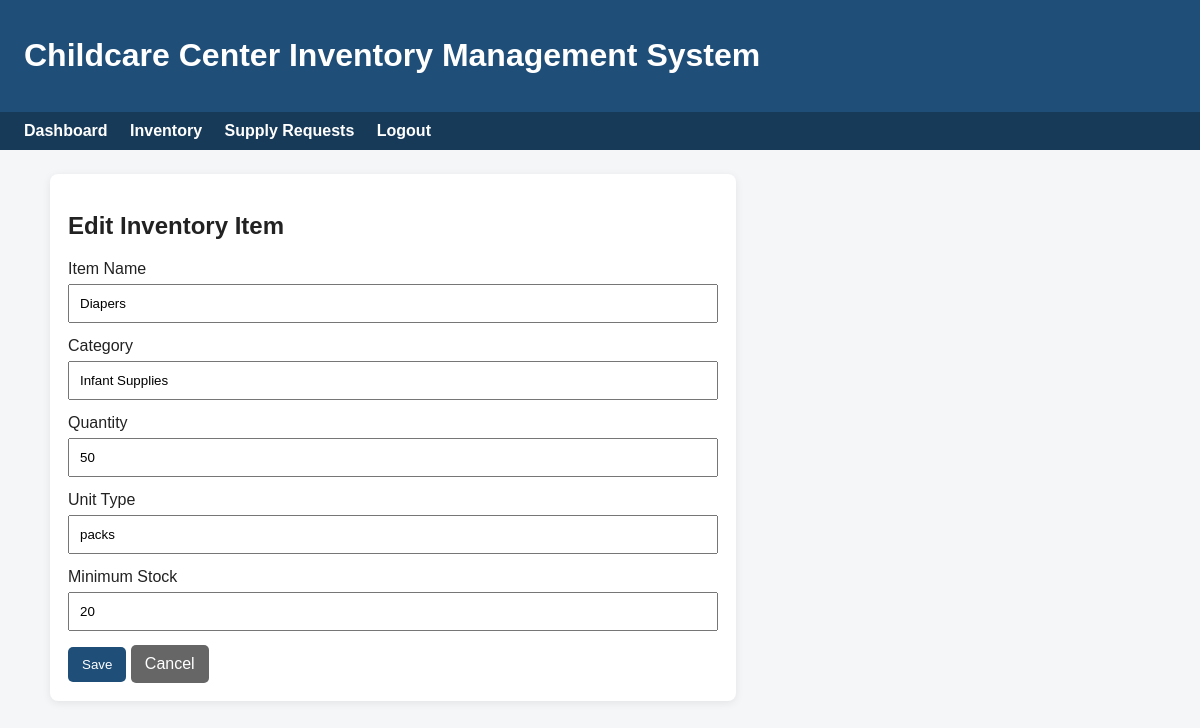
The page /inventory/1/edit (signed in) on the database its author committed.
### tables this page shows
CREATE TABLE inventory_items (
            id INTEGER PRIMARY KEY AUTOINCREMENT,
            name TEXT NOT NULL,
            category TEXT NOT NULL,
            quantity INTEGER NOT NULL CHECK(quantity >= 0),
            unit_type TEXT NOT NULL,
            minimum_stock INTEGER NOT NULL CHECK(minimum_stock >= 0),
            UNIQUE(name, category)
        );

### app.py (the view, shortened to what this page needs)
@app.route("/inventory/<int:item_id>/edit", methods=["GET", "POST"])
@login_required
@manager_required
def edit_item(item_id):
    conn = get_db()
    item = conn.execute("SELECT * FROM inventory_items WHERE id = ?", (item_id,)).fetchone()
    if not item:
        conn.close()
        flash("Inventory item not found.", "danger")
        return redirect(url_for("inventory"))
    conn.close()
    return render_template("item_form.html", item=item)

### app.py (called while the page is built)
def get_db():
    conn = sqlite3.connect(DB_PATH)
    conn.row_factory = sqlite3.Row
    return conn

def login_required(view):
    @wraps(view)
    def wrapped_view(*args, **kwargs):
        if "user" not in session:
            flash("Please log in first.", "warning")
            return redirect(url_for("login"))
        return view(*args, **kwargs)
    return wrapped_view

def manager_required(view):
    @wraps(view)
    def wrapped_view(*args, **kwargs):
        if session.get("role") not in ("admin", "manager"):
            flash("You do not have permission to access that page.", "danger")
            return redirect(url_for("dashboard"))
        return view(*args, **kwargs)
    return wrapped_view

### templates/item_form.html
{% extends "base.html" %}
{% block content %}
<div class="card" style="max-width: 650px;">
    <h2>{% if item %}Edit Inventory Item{% else %}Add Inventory Item{% endif %}</h2>
    <form method="post">
        <label>Item Name</label>
        <input name="name" required value="{{ item.name if item else '' }}">
        <label>Category</label>
        <input name="category" required value="{{ item.category if item else '' }}">
        <label>Quantity</label>
        <input name="quantity" type="number" min="0" required value="{{ item.quantity if item else 0 }}">
        <label>Unit Type</label>
        <input name="unit_type" required value="{{ item.unit_type if item else '' }}" placeholder="boxes, packs, rolls">
        <label>Minimum Stock</label>
        <input name="minimum_stock" type="number" min="0" required value="{{ item.minimum_stock if item else 0 }}">
        <button type="submit">Save</button>
        <a class="button secondary" href="{{ url_for('inventory') }}">Cancel</a>
    </form>
</div>
{% endblock %}

### templates/base.html (style rules this page uses)
body { font-family: Arial, sans-serif; margin: 0; background: #f4f6f8; color: #222; }
.card { background: white; padding: 18px; border-radius: 8px; box-shadow: 0 2px 8px rgba(0,0,0,.08); margin-bottom: 18px; }
input, select, textarea { width: 100%; padding: 10px; margin: 6px 0 14px; box-sizing: border-box; }
button, .button { background: #1f4e79; color: white; border: none; padding: 10px 14px; border-radius: 5px; cursor: pointer; text-decoration: none; display: inline-block; }
.button.secondary { background: #666; }

### rows shown on the page
inventory_items: name "Diapers", category "Infant Supplies", quantity "50", unit_type "packs", minimum_stock "20"
